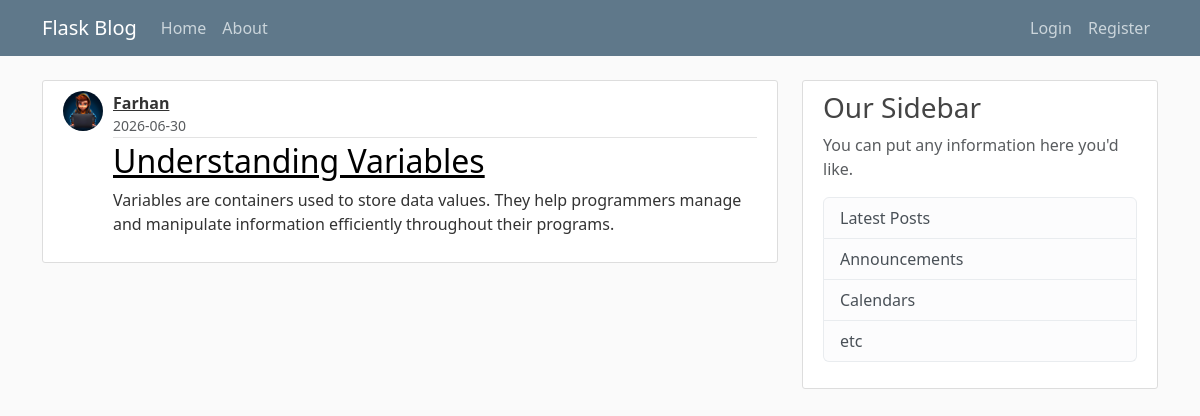
The app's page /post/4 with its own data.
### app/models.py (models this page shows, shortened)
class User(db.Model, UserMixin):
    id = db.Column(db.Integer, primary_key = True)
    username = db.Column(db.String(20), unique = True, nullable = False)
    email = db.Column(db.String(120), unique = True, nullable = False)
    image_file = db.Column(db.String(20), nullable = False, default = 'default.jpg')
    password = db.Column(db.String(60), nullable = False)
    posts = db.relationship('Post', backref = 'author', lazy = True)

class Post(db.Model):
    id = db.Column(db.Integer, primary_key = True)
    title = db.Column(db.String(100), nullable = False)
    date_posted = db.Column(db.DateTime, nullable = False, default = datetime.utcnow )
    content = db.Column(db.Text, nullable = False)
    user_id = db.Column(db.Integer, db.ForeignKey('user.id'), nullable=False)

### app/routes.py (the view)
@app.route("/post/<int:post_id>")
def post(post_id):
     post = Post.query.get_or_404(post_id)
     return render_template('post.html', title = post.title, post = post)

### app/templates/post.html (shortened to what this page needs)
{% extends "layout.html"%}
{% block content %}
<article class="media content-section">
    <img class="rounded-circle post-avatar"
        src="{{ url_for('static', filename='profile_pics/' + post.author.image_file) }}">
    <div class="media-body">
        <div class="article-metadata">
            <div class="author-block">
                <a class="author-name" href="#">{{ post.author.username }}</a>
                <small class="text-muted d-block">
                    {{ post.date_posted.strftime('%Y-%m-%d') }}
                </small>
            </div>
        </div>
        <h2 class="article-title"> <a href="{{ url_for('post', post_id = post.id)}}">{{ post.title }}</a></h2>
        <p class="article-content">{{ post.content }}</p>
    </div>
</article>
{% endblock content %}

### app/Static/main.css (style rules this page uses)
body { background: #fafafa; color: #333333; margin-top: 5rem; }
h1, h2, h3, h4, h5, h6 { color: #444444; }
.content-section { background: #ffffff; padding: 10px 20px; border: 1px solid #dddddd; border-radius: 3px; margin-bottom: 20px; }
.article-title a { color: black; }
.article-content { white-space: pre-line; }
.article-metadata { padding-bottom: 1px; margin-bottom: 4px; border-bottom: 1px solid #e3e3e3 }
.post-avatar { width: 40px; height: 40px; border-radius: 50%; object-fit: cover; margin-right: 10px; }
.article-metadata { padding-bottom: 1px; margin-bottom: 4px; border-bottom: 1px solid #e3e3e3; }
.author-block { display: flex; flex-direction: column; }
.author-name { font-weight: bold; color: #333; }
.media { display: flex; align-items: flex-start; }
.media-body { flex: 1; }

### records on screen
User: image_file (picture), author.username "Farhan"
Post: date_posted "2026-06-30", title "Understanding Variables", content "Variables are containers used to store data values. They help programmers manage and manipulate information efficiently throughout their programs."
